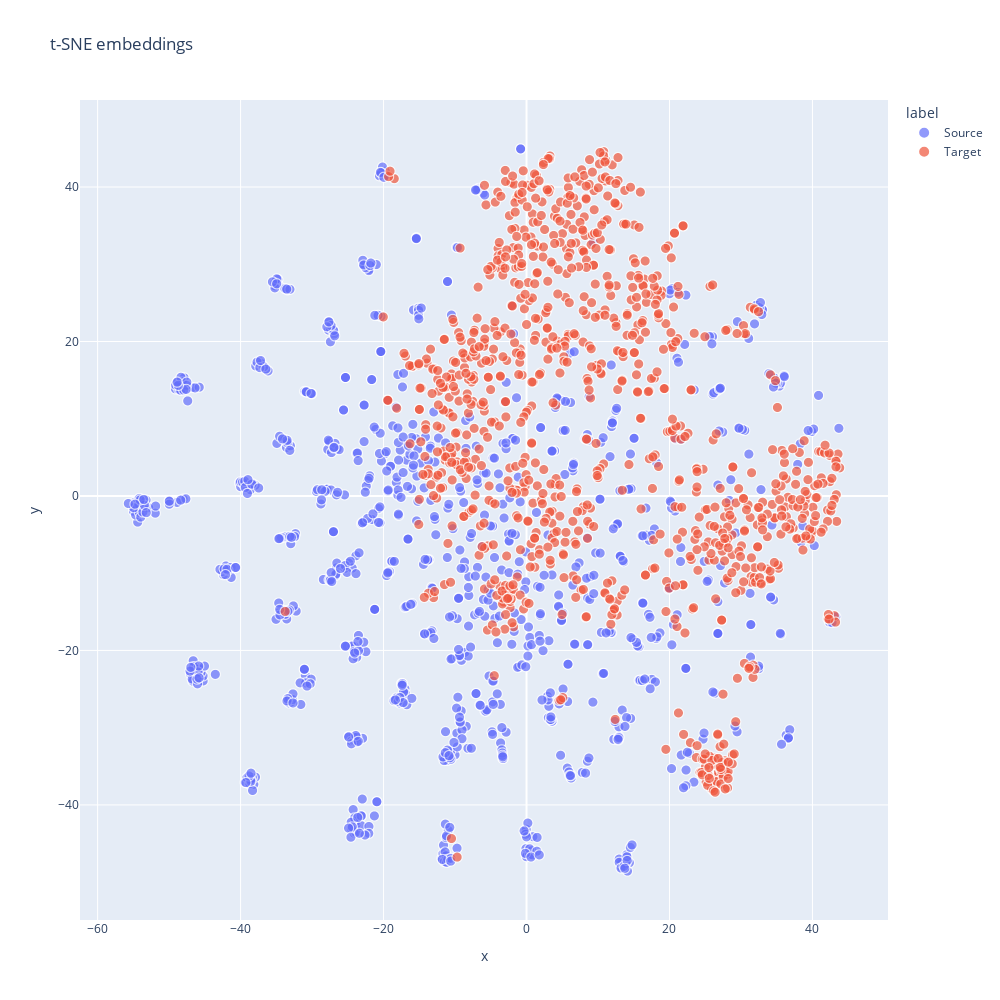

The notebook cell this image was saved under:
### Code cell
plot_tsne(src_embed, tgt_embed)

### Figure 1 — Plotly figure (JSON) as saved in the notebook; plotly's stock layout.template omitted (floating-point values rounded to 4 significant figures; data arrays with more than 128 entries replaced by an {"elided": "..."} marker saying what was removed)
{"data": [{"customdata": {"elided": "1000x1 str values"}, "hovertemplate": "label=Source<br>x=%{x}<br>y=%{y}<br>Size=%{marker.size}<br>Filename=%{customdata[0]}<extra></extra>", "legendgroup": "Source", "marker": {"color": "#636efa", "size": {"elided": "1000 int values"}, "sizemode": "area", "sizeref": 0.01, "symbol": "circle"}, "mode": "markers", "name": "Source", "showlegend": true, "x": {"elided": "1000 float values"}, "xaxis": "x", "y": {"elided": "1000 float values"}, "yaxis": "y", "type": "scattergl"}, {"customdata": {"elided": "1000x1 str values"}, "hovertemplate": "label=Target<br>x=%{x}<br>y=%{y}<br>Size=%{marker.size}<br>Filename=%{customdata[0]}<extra></extra>", "legendgroup": "Target", "marker": {"color": "#EF553B", "size": {"elided": "1000 int values"}, "sizemode": "area", "sizeref": 0.01, "symbol": "circle"}, "mode": "markers", "name": "Target", "showlegend": true, "x": {"elided": "1000 float values"}, "xaxis": "x", "y": {"elided": "1000 float values"}, "yaxis": "y", "type": "scattergl"}], "layout": {"xaxis": {"anchor": "y", "domain": [0.0, 1.0], "title": {"text": "x"}}, "yaxis": {"anchor": "x", "domain": [0.0, 1.0], "title": {"text": "y"}}, "legend": {"title": {"text": "label"}, "tracegroupgap": 0, "itemsizing": "constant"}, "title": {"text": "t-SNE embeddings"}, "autosize": false, "width": 1000, "height": 1000}}
